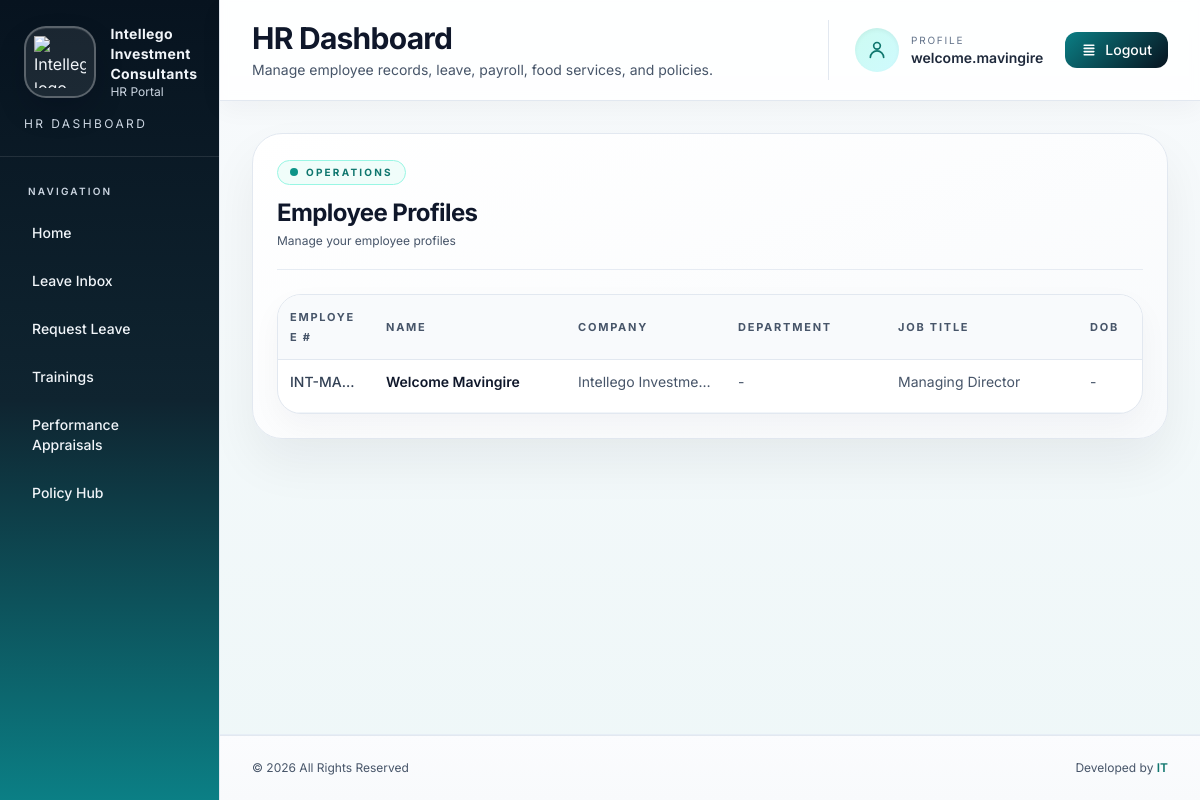
Screenshot of /profiles/ (signed in) with the database file from the repository.
### core/models.py (models this page shows, shortened)
class Company(models.Model):
	name = models.CharField(max_length=200, unique=True)
	class Meta:
		ordering = ['name']

class EmployeeProfile(models.Model):
	user = models.OneToOneField(User, on_delete=models.SET_NULL, null=True, blank=True)
	management_approver = models.ForeignKey(User, on_delete=models.SET_NULL, null=True, blank=True, related_name='managed_employee_profiles')
	company = models.ForeignKey(Company, on_delete=models.SET_NULL, null=True, blank=True)
	employee_number = models.CharField(max_length=20, unique=True)
	full_name = models.CharField(max_length=150)
	department = models.CharField(max_length=120, blank=True)
	job_title = models.CharField(max_length=120)
	leave_days_balance = models.PositiveIntegerField(default=0)
	date_of_birth = models.DateField(null=True, blank=True)
	date_joined = models.DateField(null=True, blank=True)
	dependents_count = models.PositiveIntegerField(default=0)
	email = models.EmailField()
	phone = models.CharField(max_length=30, blank=True)
	address = models.TextField(blank=True)
	emergency_contact = models.CharField(max_length=150, blank=True)
	pension_provider = models.CharField(max_length=150, blank=True)
	pension_policy_number = models.CharField(max_length=80, blank=True)
	pension_contribution_rate = models.DecimalField(max_digits=5, decimal_places=2, null=True, blank=True)
	employment_history = models.TextField(blank=True)

### core/views.py (the view)
# urls.py: path('profiles/', EmployeeProfileListView.as_view(), name='profile-list'),
class EmployeeProfileListView(ModuleListContextMixin, ListView):
	model = EmployeeProfile
	template_name = 'core/profile_list.html'
	context_object_name = 'items'
	page_title = 'Employee Profiles'
	create_url_name = 'core:profile-create'
	hr_only_create = True
	def get_queryset(self):
		queryset = super().get_queryset()
		if is_hr_user(self.request.user):
			return get_company_employee_queryset(self.request.user)
		profile = get_user_employee_profile(self.request.user)
		return queryset.filter(pk=profile.pk) if profile else queryset.none()

### core/views.py (called while the page is built)
def is_hr_user(user):
	return user.is_authenticated and (user.is_superuser or user.is_staff or user.groups.filter(name='HR').exists())

def is_management_user(user):
	return user.is_authenticated and user.groups.filter(name='Management').exists()

def get_user_employee_profile(user):
	if not user.is_authenticated:
		return None
	return EmployeeProfile.objects.filter(user=user).first()

def get_user_company(user):
	profile = get_user_employee_profile(user)
	return profile.company if profile else None

	def get_context_data(self, **kwargs):
		context = super().get_context_data(**kwargs)
		if is_hr_user(self.request.user):
			sidebar_role = 'hr'
		elif is_management_user(self.request.user):
			sidebar_role = 'management'
		else:
			sidebar_role = 'employee'
		company = get_user_company(self.request.user)
		context.update(
			{
				'dashboard_title': self.dashboard_title,
				'dashboard_subtitle': self.dashboard_subtitle,
				'sidebar_role': sidebar_role,
				'is_hr': is_hr_user(self.request.user),
				'company_name': company.name if company else '',
			}
		)
		return context

	def get_context_data(self, **kwargs):
		context = super().get_context_data(**kwargs)
		can_create = not self.hr_only_create or is_hr_user(self.request.user)
		context.update(
			{
				'page_title': self.page_title,
				'create_url': reverse_lazy(self.create_url_name) if can_create else None,
				'can_create': can_create,
			}
		)
		return context

### templates/core/profile_list.html (shortened to what this page needs)
{% extends 'core/module_base.html' %}
{% block module_content %}
<div class="overflow-hidden rounded-[24px] border border-slate-200 bg-white shadow-[0_12px_30px_rgba(15,23,42,0.04)]">
    <div class="overflow-x-auto">
        <table class="min-w-full table-fixed text-left text-sm">
            <thead class="border-b border-slate-200 bg-slate-50 text-slate-600">
                <tr>
                    <th class="px-3 py-3 w-24 text-[11px] font-bold uppercase tracking-[0.16em]">Employee #</th>
                    <th class="px-3 py-3 w-48 text-[11px] font-bold uppercase tracking-[0.16em]">Name</th>
                    <th class="px-3 py-3 w-40 text-[11px] font-bold uppercase tracking-[0.16em]">Company</th>
                    <th class="px-3 py-3 w-40 text-[11px] font-bold uppercase tracking-[0.16em]">Department</th>
                    <th class="px-3 py-3 w-48 text-[11px] font-bold uppercase tracking-[0.16em]">Job Title</th>
                    <th class="px-3 py-3 w-32 text-[11px] font-bold uppercase tracking-[0.16em]">DOB</th>
                </tr>
            </thead>
            <tbody>
                {% for item in items %}
                <tr class="border-b border-slate-100 align-top transition-colors hover:bg-slate-50/80">
                    <td class="px-3 py-3 truncate font-medium text-slate-700">{{ item.employee_number }}</td>
                    <td class="px-3 py-3 truncate font-semibold text-slate-900">{{ item.full_name }}</td>
                    <td class="px-3 py-3 truncate text-slate-600">{{ item.company.name|default:'-' }}</td>
                    <td class="px-3 py-3 truncate text-slate-600">{{ item.department|default:'-' }}</td>
                    <td class="px-3 py-3 truncate text-slate-600">{{ item.job_title }}</td>
                    <td class="px-3 py-3 text-slate-600">{{ item.date_of_birth|date:'d/m/Y'|default:'-' }}</td>
                </tr>
                {% empty %}
                <tr>
                    <td colspan="12" class="px-3 py-10 text-center text-slate-500">No profiles yet.</td>
                </tr>
                {% endfor %}
            </tbody>
        </table>
    </div>
</div>
{% endblock %}

### templates/core/dashboard_base.html (shortened to what this page needs)
{% load static %}
<!DOCTYPE html>
<html lang="en">
<head>
    <script src="https://cdn.tailwindcss.com"></script>
</head>
<body class="bg-slate-50 text-slate-900">
    <div class="flex min-h-screen flex-col">
        <div class="flex flex-1 lg:grid lg:grid-cols-[220px_1fr]">
            <aside class="border-r border-slate-200 bg-gradient-to-b from-[#07131f] via-[#0f2430] to-[#0b7f85] text-slate-100">
                <div class="border-b border-white/10 p-6">
                    <div class="sidebar-brand">
                        <div class="sidebar-brand-icon">
                            {% if company_name == 'HEW Corporate Lawyers' %}
                            <img src="{% static 'images/hewcorplaw.logo.png' %}" alt="HEW Corporate Lawyers logo" class="sidebar-brand-logo" />
                            {% elif company_name == 'MMC Capital' %}
                            <img src="{% static 'images/mmc.logo.png' %}" alt="MMC Capital logo" class="sidebar-brand-logo" />
                            {% else %}
                            <img src="{% static 'images/intellego.logo.png' %}" alt="Intellego logo" class="sidebar-brand-logo" />
                            {% endif %}
                        </div>
                        <div>
                            <p class="text-sm font-bold tracking-wide">{{ company_name|default:'Intellego' }}</p>
                            <p class="text-xs text-slate-300">HR Portal</p>
                        </div>
                    </div>
                    <p class="mt-4 text-xs uppercase tracking-[0.2em] text-slate-300">{{ dashboard_title }}</p>
                </div>
                <nav class="space-y-1 px-4 py-6 text-sm">
                    <p class="mb-3 px-3 text-[10px] font-semibold uppercase tracking-[0.22em] text-slate-300">Navigation</p>
                    <ul class="space-y-2">
                        <li>
                            <a href="{% url 'core:home' %}" class="block rounded-xl px-4 py-2.5 font-medium text-slate-100 hover:bg-white/8">
                                Home
                            </a>
                        </li>
                        {% if sidebar_role == 'employee' %}
                        <li><a href="{% url 'core:leave-list' %}" class="block rounded-xl px-4 py-2.5 font-medium text-slate-100 hover:bg-white/8">Leave Requests</a></li>
                        {% if company_name == 'HEW Corporate Lawyers' or company_name == 'MMC Capital' %}
                        <li><a href="{% url 'core:food-portal' %}" class="block rounded-xl px-4 py-2.5 font-medium text-slate-100 hover:bg-white/8">Food Services</a></li>
                        {% endif %}
                        <li><a href="{% url 'core:training-list' %}" class="block rounded-xl px-4 py-2.5 font-medium text-slate-100 hover:bg-white/8">Trainings</a></li>
                        <li><a href="{% url 'core:appraisal-list' %}" class="block rounded-xl px-4 py-2.5 font-medium text-slate-100 hover:bg-white/8">Performance Appraisals</a></li>
                        <li><a href="{% url 'core:policy-list' %}" class="block rounded-xl px-4 py-2.5 font-medium text-slate-100 hover:bg-white/8">Policy Hub</a></li>
                        {% elif sidebar_role == 'management' %}
                        <li><a href="{% url 'core:leave-list' %}" class="block rounded-xl px-4 py-2.5 font-medium text-slate-100 hover:bg-white/8">Leave Inbox</a></li>
                        <li><a href="{% url 'core:leave-create' %}" class="block rounded-xl px-4 py-2.5 font-medium text-slate-100 hover:bg-white/8">Request Leave</a></li>
                        <li><a href="{% url 'core:training-list' %}" class="block rounded-xl px-4 py-2.5 font-medium text-slate-100 hover:bg-white/8">Trainings</a></li>
                        <li><a href="{% url 'core:appraisal-list' %}" class="block rounded-xl px-4 py-2.5 font-medium text-slate-100 hover:bg-white/8">Performance Appraisals</a></li>
                        <li><a href="{% url 'core:policy-list' %}" class="block rounded-xl px-4 py-2.5 font-medium text-slate-100 hover:bg-white/8">Policy Hub</a></li>
                        {% endif %}
                    </ul>
                </nav>
            </aside>
            <div class="flex flex-1 flex-col">
                <header class="border-b border-slate-200 bg-white/85 shadow-[0_8px_24px_rgba(15,23,42,0.04)] backdrop-blur-sm">
                    <div class="flex items-center justify-between gap-4 px-4 py-5 sm:px-6 lg:px-8">
                        <div>
                            <h1 class="text-2xl font-bold tracking-tight text-slate-900 sm:text-3xl">{{ dashboard_title }}</h1>
                            {% if dashboard_subtitle %}
                            <p class="mt-1 text-sm text-slate-600">{{ dashboard_subtitle }}</p>
                            {% endif %}
                        </div>
                        <div class="flex items-center gap-3 border-l border-slate-200 pl-4">
                            {% if request.user.employeeprofile %}
                            <a href="{% url 'core:profile-detail' request.user.employeeprofile.pk %}" class="profile-quick-link flex items-center gap-3 rounded-2xl px-2.5 py-2 text-left text-slate-700">
                                <div class="flex h-11 w-11 items-center justify-center rounded-full bg-gradient-to-br from-teal-100 to-cyan-100 text-teal-700 shadow-inner">
                                    <svg class="h-5 w-5" viewBox="0 0 24 24" fill="none" stroke="currentColor" stroke-width="2" stroke-linecap="round" stroke-linejoin="round" aria-hidden="true">
                                        <path d="M20 21a8 8 0 0 0-16 0"/>
                                        <circle cx="12" cy="7" r="4"/>
                                    </svg>
                                </div>
                                <div class="hidden sm:block">
                                    <div class="text-[10px] uppercase tracking-[0.18em] text-slate-500">Profile</div>
                                    <div class="text-sm font-semibold text-slate-800">{{ request.user.get_full_name|default:request.user.username }}</div>
                                </div>
                            </a>
                            {% endif %}
                            <form method="post" action="{% url 'core:logout' %}">
                                <button type="submit" class="btn-primary inline-flex items-center gap-2 rounded-xl px-4 py-2 text-sm font-medium text-white hover:shadow-md">
                                    <svg class="h-4 w-4" fill="currentColor" viewBox="0 0 20 20">
                                        <path fill-rule="evenodd" d="M3 4a1 1 0 011-1h12a1 1 0 110 2H4a1 1 0 01-1-1zm0 4a1 1 0 011-1h12a1 1 0 110 2H4a1 1 0 01-1-1zm0 4a1 1 0 011-1h12a1 1 0 110 2H4a1 1 0 01-1-1zm0 4a1 1 0 011-1h12a1 1 0 110 2H4a1 1 0 01-1-1z" clip-rule="evenodd"/>
                                    </svg>
                                    Logout
                                </button>
                            </form>
                        </div>
                    </div>
                </header>
                <main class="flex-1 p-4 sm:p-6 lg:p-8">
                    {% block dashboard_content %}{% endblock %}
                </main>
                <footer class="mt-auto">
                    <div class="border-t border-slate-200 px-4 py-6 sm:px-6 lg:px-8">
                        <div class="flex flex-col items-center justify-between gap-4 sm:flex-row">
                            <p class="text-xs text-slate-600">&copy; 2026 All Rights Reserved</p>
                            <p class="text-xs text-slate-600">Developed by <span class="font-semibold text-teal-700">IT</span></p>
                        </div>
                    </div>
                </footer>
            </div>
        </div>
    </div>
</body>
</html>

### templates/core/dashboard_base.html (style rules this page uses)
:root { --accent: #0b7f85; --accent-deep: #07131f; --gold: #d7b66d; --surface: #f8fafc; --muted: #64748b; }
html, body { font-family: Inter, ui-sans-serif, system-ui, -apple-system, BlinkMacSystemFont, "Segoe UI", sans-serif; background: linear-gradient(180deg, #f8fafc 0%, #eef7f8 100%); }
*, *::before, *::after { box-sizing: border-box; }
body { overflow-x: auto; }
.flex-1, main, .lg\:grid-cols-\[220px_1fr\] { min-width: 0; }
main { overflow-x: auto; -webkit-overflow-scrolling: touch; }
.sidebar-brand { display: flex; align-items: center; gap: 0.9rem; }
.sidebar-brand-icon { display: flex; align-items: center; justify-content: center; width: 72px; height: 72px; min-width: 72px; border-radius: 22px; background: rgba(255,255,255,0.08); border: 2px solid rgba(255,255,255,0.28); box-shadow: inset 0 1px 0 rgba(255,255,255,0.08), 0 14px 28px rgba(2,6,23,0.18); }
.sidebar-brand-logo { width: 52px; height: 52px; object-fit: contain; }
nav a, nav button { transition: all 0.18s ease; }
.btn-primary { background: linear-gradient(135deg, var(--accent), var(--accent-deep)); transition: transform 0.12s ease, box-shadow 0.12s ease; }
table { border-collapse: collapse; width:100%; table-layout:auto; }
th, td { word-wrap:break-word; overflow-wrap:anywhere; hyphens:auto; }
tbody tr { transition: background-color 0.2s ease; }
footer { border-top:1px solid #e6eef6; background:linear-gradient(180deg,#fbfcfe,#f8fafc); }
a { transition: all 0.2s ease; }

### rows the page displays
Company: name "Intellego Investment Consultants"
EmployeeProfile: employee_number "INT-MA…", full_name "Welcome Mavingire", company.name "Intellego Investme…", department "-", job_title "Managing Director", date_of_birth "-"

### other values shown
{{ dashboard_title }} "HR DASHBOARD"
{{ dashboard_title }} "HR Dashboard"
{{ dashboard_subtitle }} "Manage employee records, leave, payroll, food services, and policies."
{{ request.user.get_full_name|default:request.user.username }} "welcome.mavingire"
{{ page_title }} "Employee Profiles"
{{ page_title|lower }} "employee profiles"
